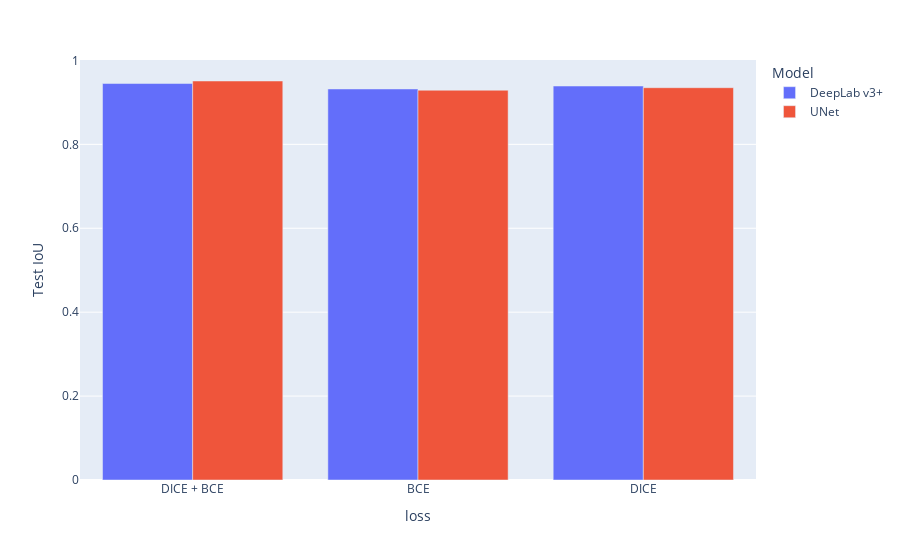

The notebook cell saved with this chart:
### Code cell
px.bar(losses_df, x="loss", color="Model", barmode="group", y="Test IoU")

### Figure 1 — Plotly figure (JSON) as saved in the notebook; plotly's stock layout.template omitted (floating-point values rounded to 4 significant figures)
{"data": [{"alignmentgroup": "True", "hovertemplate": "Model=DeepLab v3+<br>loss=%{x}<br>Test IoU=%{y}<extra></extra>", "legendgroup": "DeepLab v3+", "marker": {"color": "#636efa", "pattern": {"shape": ""}}, "name": "DeepLab v3+", "offsetgroup": "DeepLab v3+", "orientation": "v", "showlegend": true, "textposition": "auto", "type": "bar", "x": ["DICE + BCE", "BCE", "DICE"], "xaxis": "x", "y": [0.945, 0.932, 0.939], "yaxis": "y"}, {"alignmentgroup": "True", "hovertemplate": "Model=UNet<br>loss=%{x}<br>Test IoU=%{y}<extra></extra>", "legendgroup": "UNet", "marker": {"color": "#EF553B", "pattern": {"shape": ""}}, "name": "UNet", "offsetgroup": "UNet", "orientation": "v", "showlegend": true, "textposition": "auto", "type": "bar", "x": ["DICE + BCE", "BCE", "DICE"], "xaxis": "x", "y": [0.951, 0.929, 0.935], "yaxis": "y"}], "layout": {"barmode": "group", "legend": {"title": {"text": "Model"}, "tracegroupgap": 0}, "margin": {"t": 60}, "xaxis": {"anchor": "y", "domain": [0, 1], "title": {"text": "loss"}}, "yaxis": {"anchor": "x", "domain": [0, 1], "title": {"text": "Test IoU"}}}}
